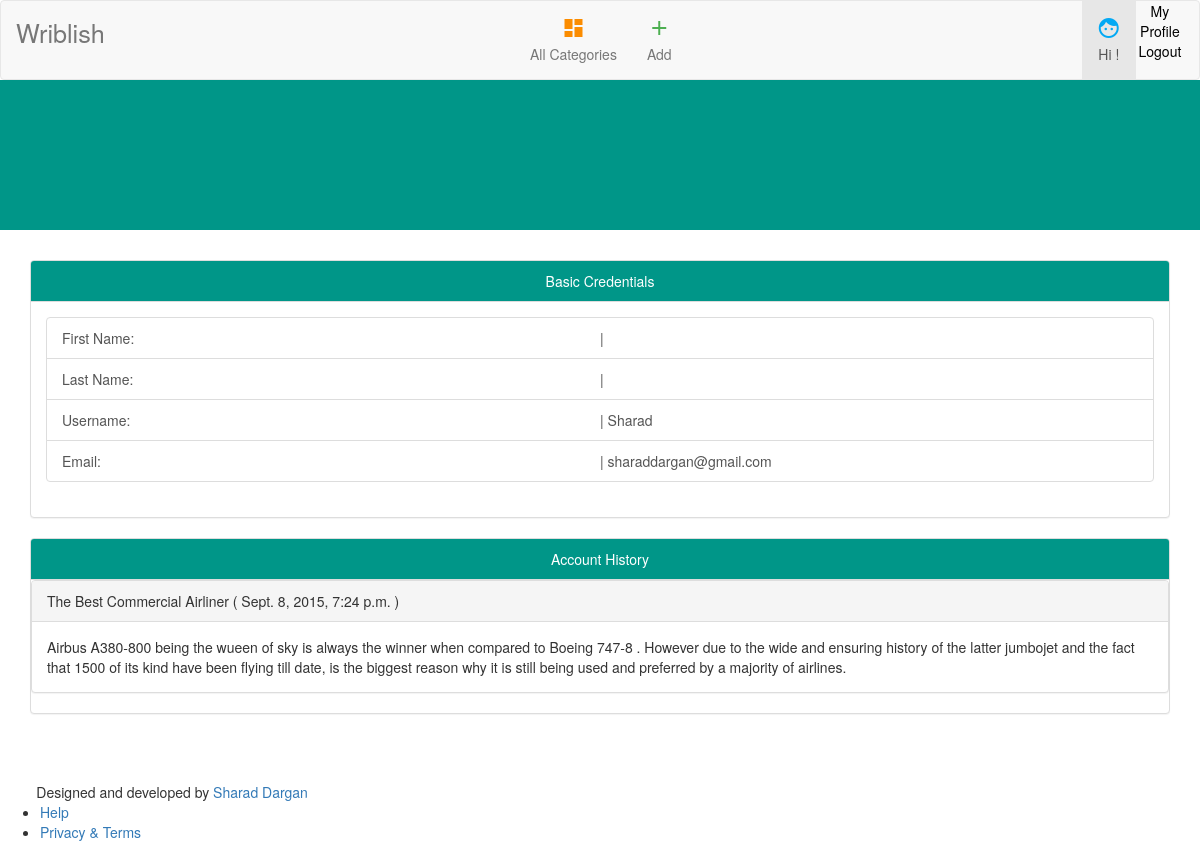
The page /myProfile/ (signed in) on the database its author committed.
### cms/models.py (models this page shows, shortened)
class Post(models.Model):
	heading=models.CharField(max_length=200)
	text = models.TextField()
	author = models.ForeignKey('auth.user')
	created_date = models.DateTimeField(default=timezone.now)
	published_date = models.DateTimeField(blank=True , null=True)
	topic = models.ForeignKey('Topic')

### cms/views.py (the view)
# urls.py: url(r'^myProfile/$',views.profileView, name='profileView'),
def profileView(request):
    if not request.user.is_authenticated():
        return HttpResponseRedirect("/login/")
    user=User.objects.get(username=request.session['user_idname'])
    context={'user':user}
    return render(request,'cms/profileView.html',context)

### cms/templates/cms/profileView.html (shortened to what this page needs)
<!DOCTYPE html>
<html>
<head>
  <link rel="stylesheet" href="http://maxcdn.bootstrapcdn.com/bootstrap/3.3.5/css/bootstrap.min.css">
  <link rel="stylesheet" href="https://storage.googleapis.com/code.getmdl.io/1.0.0/material.red-blue.min.css" />
  </head>
  <body>
  	<nav class="navbar navbar-default">
  <div class="container-fluid">
    <div class="navbar-header">
      <a class="navbar-brand mybrand" href="{% url 'cms:home' %}"><div>Wriblish</div></a>
    </div>
    <div class="collapse navbar-collapse" id="myNavbar">
      <ul class="nav navbar-nav">
        <li><a href="{% url 'cms:home' %}"><i class="material-icons orange600">dashboard</i> <div>All Categories</div></a></li>
        <li><a href="#"><i class="material-icons green500">add</i> </span><div> Add</div></a></li>
      </ul>
      <ul class="nav navbar-nav navbar-right">
		<li class="dropdown active">
		<a class="dropdown-toggle" id="demo-menu-lower-right" data-toggle="dropdown" href="#"><i class="material-icons blue500">face</i><div>Hi {{ user.first_name }} !</div></a></li>
		<ul class="mdl-menu mdl-menu--bottom-right mdl-js-menu mdl-js-ripple-effect"
		    for="demo-menu-lower-right">
		  <li class="mdl-menu__item"><a href="{% url 'cms:profileView' %}" style="text-decoration:none; color:black;">My Profile</a></li>
		  <li class="mdl-menu__item"><a href="{% url 'cms:logout' %}" style="text-decoration:none; color:black">Logout</a></li>
		</ul>
      </ul>
    </div>
  </div>
</nav>
<div class="jumbotron" style="background-color:#009688">
	<div class="row">
	<div class="col-sm-3"></div>
	<div class="col-sm-8">
    </div>
    <div class="col-sm-1"></div>
    </div>
 </div>
    <div class="container">
    <div class="panel panel-default">
    <div class="panel-heading" style="background-color:#009688; text-align:center; color:white;">Basic Credentials</div>
  <div class="panel-body">
      <div class="list-group">
  <a class="list-group-item">
  <div class="row">
  <div class="col-sm-6">
  First Name:
  </div>
  <div class="col-sm-6">
  | {{ user.first_name }}
  </div>
  </div>
  </a>
  <a class="list-group-item">
  <div class="row">
  <div class="col-sm-6">
  Last Name:
  </div>
  <div class="col-sm-6">
  | {{ user.last_name }}
  </div>
  </div>
  </a>
  <a class="list-group-item">
    <div class="row">
  <div class="col-sm-6">
  Username:
  </div>
  <div class="col-sm-6">
  | {{ user.username }}
  </div>
  </div>
  </a>
  <a class="list-group-item">
    <div class="row">
  <div class="col-sm-6">
  Email:
  </div>
  <div class="col-sm-6">
  | {{ user.email }}
  </div>
  </div>
  </a>
</div>
    </div>
    </div>
</div>
<div class="container">
    <div class="panel panel-default">
    <div class="panel-heading" style="background-color:#009688; text-align:center; color:white;">Account History</div>
{%for post in user.post_set.all%}
    <div class="panel panel-default">
  <div class="panel-heading">{{post.heading}} ( {{post.published_date}} )</div>
  <div class="panel-body">{{post.text}}</div>
</div>
    {%endfor%}
    </div>
</div>
  <div style="width:101%;">
  	<footer class="mdl-mini-footer myfooter" style="margin-top:4%;">
      <div class="mdl-mini-footer--left-section">
      <div class="mdl-logo" style="padding-left:3%">Designed and developed by <a href="#" target="_blank">Sharad Dargan</a></div>
      <ul class="mdl-mini-footer--link-list">
      <li><a href="#">Help</a></li>
      <li><a href="#">Privacy &amp; Terms</a></li>
    </ul>
  </div>
</footer>
</div>
	</body>
	</html>

### cms/templates/cms/profileView.html (style rules this page uses)
@media screen and (min-width:768px) { .navbar .navbar-nav { display: inline-block; float: none; vertical-align: top; } }
@media screen and (min-width:768px) { .navbar .navbar-collapse { text-align: center; } }
@media screen and (min-width:768px) { .mybrand { font-size:180%; padding-top:20%; } }
.row { width: 100%; }
.navbar { margin-bottom: 0; }
.material-icons.orange600 { color: #FB8C00; }
.material-icons.green500 { color: #4CAF50; }
.material-icons.blue500 { color: #03A9F4 }
body { background-image: url("grey.png"); }

### rows shown on the page
Post: heading "The Best Commercial Airliner", published_date "Sept. 8, 2015, 7:24 p.m.", text "Airbus A380-800 being the wueen of sky is always the winner when compared to Boeing 747-8 . However due to the wide and ensuring history of the latter jumbojet and the fact that 1500 of its kind have been flying till date, is the biggest reason why it is still being used and preferred by a majority of airlines."

### other values the page prints
{{ user.username }} "Sharad"
{{ user.email }} "sharaddargan@gmail.com"
